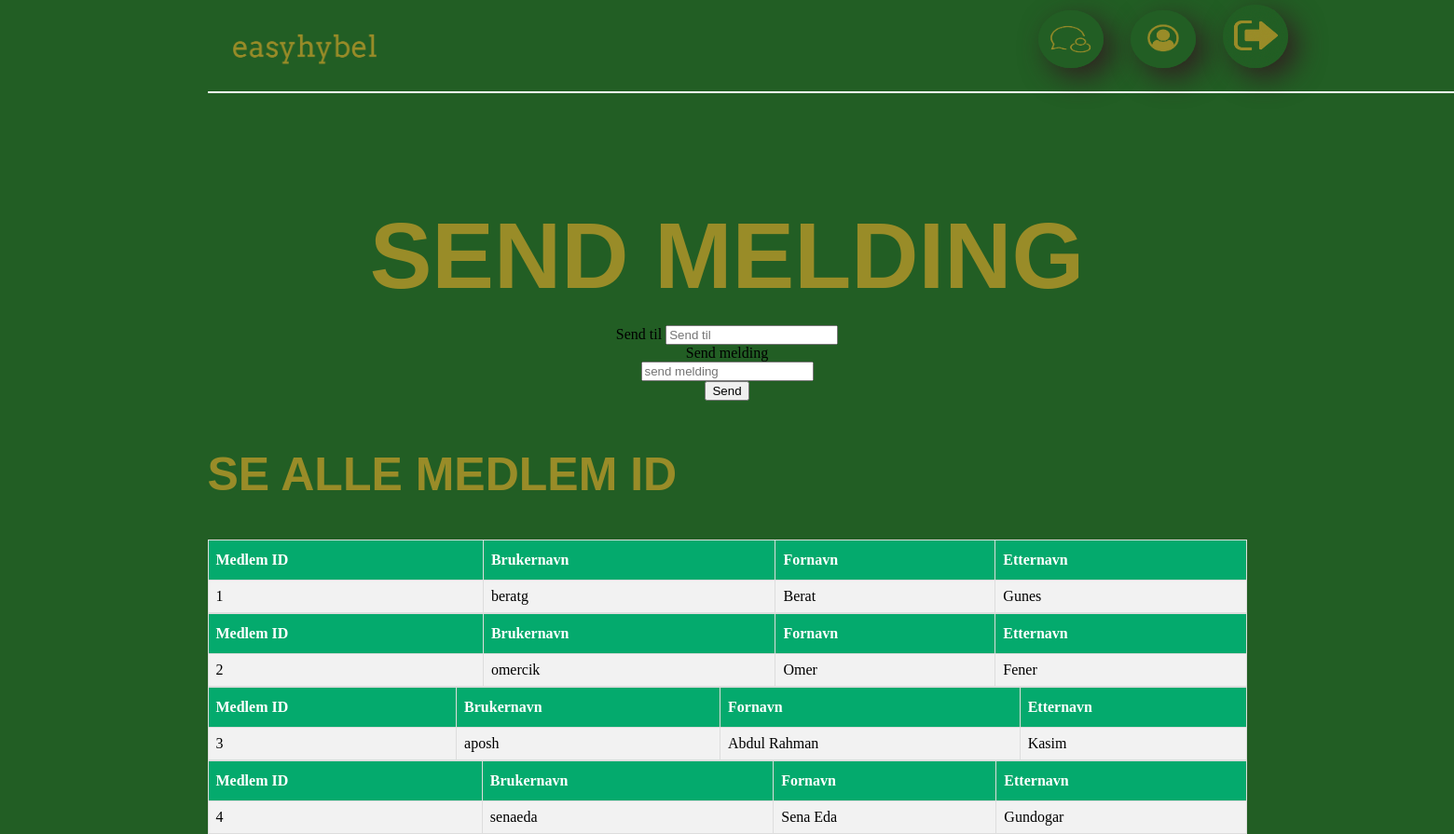
/www/views/sendMeldish.php (signed in), run on the app's committed database.
### tables this page shows
CREATE TABLE Medlem
        (
            Medlem_ID              SMALLINT UNIQUE AUTO_INCREMENT,
            Fornavn                 VARCHAR(30)     NOT NULL,
            Etternavn               VARCHAR(30)     NOT NULL,
            Brukernavn              VARCHAR(50)     NOT NULL,
            Mobilnummer             INTEGER         NOT NULL,
            Epost                   VARCHAR(255)    NOT NULL,
            Passord                 VARCHAR(255)    NOT NULL,
            Adresse                 VARCHAR(100)     NOT NULL,
            Postnummer              SMALLINT        NOT NULL,
            CONSTRAINT PRIMARY KEY (Medlem_ID)
        );

### www/views/sendMeldish.php (the view, shortened to what this page needs)
<html>
    <body>
        <?php
        include "header.php";
        include "../main/sendMelding.php";
        ?>
        <form method="post" action="">
            <h1>SEND MELDING</h1>
            <label for="medlem">Send til</label>
            <input type="number" id="medlem" name="Medlem_ID" placeholder="Send til"><br>
            <label for= "melding">Send melding</label><br>
            <input type="text" id= "melding" name="Melding_Beskrivelse" placeholder="send melding"><br>
            <input type="submit"  name="send" value="Send">
        </form>
        <H2>SE ALLE MEDLEM ID</H2>
<?php
require_once "../../includes/db.inc.php";
$sql2 ="SELECT Medlem_ID, Brukernavn, Fornavn, Etternavn FROM Medlem";
$spørring2= $pdo->prepare($sql2);
$spørring2->execute();
$medlemid = $spørring2->fetchAll(PDO::FETCH_ASSOC);
foreach ($medlemid as $medlemid){
       echo "<table border'1'>";
       echo "<tr>";
       echo "<th>Medlem ID</th>";
       echo "<th>Brukernavn</th>";
       echo "<th>Fornavn</th>";
       echo "<th>Etternavn</th>";
       echo "</tr>";
       echo "<tr>";
       echo "<td>".$medlemid['Medlem_ID']."</td>";
       echo "<td>".$medlemid['Brukernavn']."</td>";
       echo "<td>".$medlemid['Fornavn']."</td>";
       echo "<td>".$medlemid['Etternavn']."</td>";
       echo "</tr>";
       echo "</table>";
}
?>

### www/views/header.php (style rules this page uses)
body { background-color: #225E24; text-align: center; margin: auto; max-width: 1115px; }
h2 { position: relative; font-size: 50px; color: #998C28; text-align: left; font-family: Arial-BoldMT, Arial, Arial; margin-top: 50px; }
h1 { position: relative; font-size: 100px; top: 50px; color: #998C28; text-align: center; font-family: Arial-BoldMT, Arial, Arial; }
table { border-collapse: collapse; width: 100%; }
table td, table th { border: 1px solid #ddd; padding: 8px; }
table tr:nth-child(even) { background-color: #f2f2f2; }
table th { padding-top: 12px; padding-bottom: 12px; text-align: left; background-color: #04AA6D; color: white; }

### data on the page
medlem: Medlem_ID "1", Brukernavn "beratg", Fornavn "Berat", Etternavn "Gunes"
medlem: Medlem_ID "2", Brukernavn "omercik", Fornavn "Omer", Etternavn "Fener"
medlem: Medlem_ID "3", Brukernavn "aposh", Fornavn "Abdul Rahman", Etternavn "Kasim"
medlem: Medlem_ID "4", Brukernavn "senaeda", Fornavn "Sena Eda", Etternavn "Gundogar"
